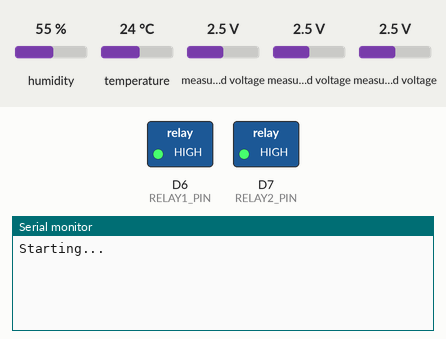
This sketch was run on a simulated ESP8266 (NodeMCU). On the bench: switched loads named in the sketch (green lamp = pin HIGH), the last lines printed to the serial monitor. The inputs (shaded band) are chosen by the test bench; at power-on: measured voltage 2.5 V, humidity 55 %, temperature 24 °C. WiFi joins after 1.5 s; servers stay silent unless stated.

Above: at 3.1 s.
3.2 s: measured voltage (sensor 200) set to 0.1 V
At 5.8 s:
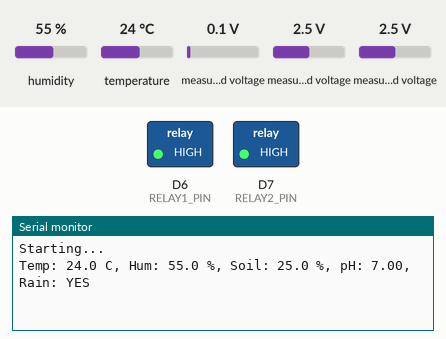
11.5 s: measured voltage (sensor 200) set to 2.5 V
At 15.8 s:
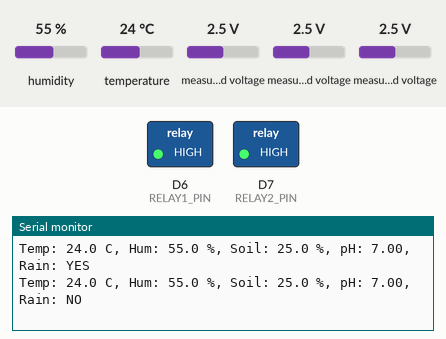

The sketch:

Code.ino
```cpp
// ====== Blynk Template and Auth ======
#define BLYNK_TEMPLATE_ID "TMPL6fAoJTrst"
#define BLYNK_TEMPLATE_NAME "Irrigation system "
#define BLYNK_AUTH_TOKEN "F1iq8OJtpfT5DVQkhyqDYXatWuIv5Vt9"


#include <Wire.h>
#include <Adafruit_ADS1X15.h>
#include <DHT.h>
#include <ESP8266WiFi.h>
#include <BlynkSimpleEsp8266.h>


// ====== WiFi Credentials ======
const char WIFI_SSID[] = "Readmi Node 9";
const char WIFI_PASS[] = "muyde2001";

// ====== Pins ======
#define DHTPIN D4          // DHT11 Data pin
#define DHTTYPE DHT11

#define RELAY1_PIN D6      // Relay controlling Motor1 (soil moisture)
#define RELAY2_PIN D7      // Relay controlling Motor2 (pH sensor)

// ADS1115 Channels
#define ADS_RAIN 0
#define ADS_SOIL 1
#define ADS_PH   2

// Blynk virtual pins as requested
#define VP_TEMP   V3
#define VP_HUM    V4
#define VP_SOIL   V1
#define VP_PH     V2
#define VP_RAIN   V5

#define VPIN_MOTOR1 V6
#define VPIN_MOTOR2 V7

// Thresholds
const float SOIL_LOW_THRESHOLD = 30.0;  // Soil moisture < 30%
const float SOIL_HIGH_THRESHOLD = 80.0; // Soil moisture > 80%
const float PH_LOW_THRESHOLD = 5.5;     // pH < 5.5
const float PH_HIGH_THRESHOLD = 8.5;    // pH > 8.5

// Rain detection ADC threshold (adjust based on your sensor)
const int RAIN_THRESHOLD = 10000;

Adafruit_ADS1115 ads;
DHT dht(DHTPIN, DHTTYPE);

// Flags to avoid repeated notifications
bool lowMoistureNotified = false;
bool highMoistureNotified = false;
bool lowPhNotified = false;
bool highPhNotified = false;
bool rainNotified = false;

// Store relay states for Blynk control
bool motor1State = false;
bool motor2State = false;

// ----------- Blynk handlers for motor controls ------------
BLYNK_WRITE(VPIN_MOTOR1) {
  motor1State = param.asInt();
  digitalWrite(RELAY1_PIN, motor1State ? LOW : HIGH); // Active LOW relay
}

BLYNK_WRITE(VPIN_MOTOR2) {
  motor2State = param.asInt();
  digitalWrite(RELAY2_PIN, motor2State ? LOW : HIGH); // Active LOW relay
}

// ----------- Helper functions -----------

float rawToVoltage(int16_t raw) {
  // ADS1115 gain ±4.096V => LSB = 0.125mV
  return raw * 0.000125;
}

float mapSoilVoltageToPercent(float voltage) {
  // Adjust these calibration values for your soil sensor
  const float soilDryVoltage = 3.0;
  const float soilWetVoltage = 1.0;

  if (soilDryVoltage == soilWetVoltage) return 0;
  float percentage = (soilDryVoltage - voltage) / (soilDryVoltage - soilWetVoltage) * 100.0;
  if (percentage < 0) percentage = 0;
  if (percentage > 100) percentage = 100;
  return percentage;
}


float voltageToPH(float voltage) {
  // Adjust these calibration voltages for your pH sensor
  const float ph4Voltage = 2.5;
  const float ph7Voltage = 2.0;

  if (fabs(ph7Voltage - ph4Voltage) < 1e-6) return 7.0;
  float slope = (7.0 - 4.0) / (ph7Voltage - ph4Voltage);
  float intercept = 4.0 - slope * ph4Voltage;
  float ph = slope * voltage + intercept;
  if (ph < 0) ph = 0;
  if (ph > 14) ph = 14;
  return ph+3;
}

// ----------- Setup -----------

void setup() {
  Serial.begin(115200);
  delay(100);
  Serial.println("Starting...");

  pinMode(RELAY1_PIN, OUTPUT);
  pinMode(RELAY2_PIN, OUTPUT);
  digitalWrite(RELAY1_PIN, HIGH); // Relays OFF (active LOW)
  digitalWrite(RELAY2_PIN, HIGH);

  Wire.begin(D2, D1); // SDA, SCL for NodeMCU
  if (!ads.begin()) {
    Serial.println("Failed to initialize ADS1115");
    while (1) delay(1000);
  }
  ads.setGain(GAIN_ONE); // ±4.096V

  dht.begin();

  Blynk.begin(BLYNK_AUTH_TOKEN, WIFI_SSID, WIFI_PASS);
}

// ----------- Main loop -----------

unsigned long lastSendTime = 0;
const unsigned long SEND_INTERVAL = 5000; // ms

void loop() {
  Blynk.run();

  unsigned long now = millis();
  if (now - lastSendTime >= SEND_INTERVAL) {
    lastSendTime = now;
    readSensorsAndUpdate();
  }
}

// ----------- Sensor read & Blynk update -----------

void readSensorsAndUpdate() {
  // Read ADS1115 channels
  int16_t rainRaw = ads.readADC_SingleEnded(ADS_RAIN);
  int16_t soilRaw = ads.readADC_SingleEnded(ADS_SOIL);
  int16_t phRaw   = ads.readADC_SingleEnded(ADS_PH);

  float rainVoltage = rawToVoltage(rainRaw);
  float soilVoltage = rawToVoltage(soilRaw);
  float phVoltage   = rawToVoltage(phRaw);

  float soilPercent = mapSoilVoltageToPercent(soilVoltage);
  float phValue = voltageToPH(phVoltage);

  bool rainDetected = rainRaw < RAIN_THRESHOLD;

  float temperature = dht.readTemperature();
  float humidity = dht.readHumidity();

  // Serial debug
  Serial.printf("Temp: %.1f C, Hum: %.1f %%, Soil: %.1f %%, pH: %.2f, Rain: %s\n",
                temperature, humidity, soilPercent, phValue, rainDetected ? "YES" : "NO");

  // Send sensor data to Blynk
  if (!isnan(temperature)) Blynk.virtualWrite(VP_TEMP, temperature);
  if (!isnan(humidity)) Blynk.virtualWrite(VP_HUM, humidity);
  Blynk.virtualWrite(VP_SOIL, soilPercent);
  Blynk.virtualWrite(VP_PH, phValue);
  Blynk.virtualWrite(VP_RAIN, rainDetected ? 1 : 0);

  // Notifications & flags
  if (soilPercent < SOIL_LOW_THRESHOLD && !lowMoistureNotified) {
    Blynk.logEvent("low_moisture", "Soil moisture is low (<30%)");
    lowMoistureNotified = true;
    highMoistureNotified = false;
  }
  else if (soilPercent > SOIL_HIGH_THRESHOLD && !highMoistureNotified) {
    Blynk.logEvent("high_moisture", "Soil moisture is high (>80%)");
    highMoistureNotified = true;
    lowMoistureNotified = false;
  }
  else if (soilPercent >= SOIL_LOW_THRESHOLD && soilPercent <= SOIL_HIGH_THRESHOLD) {
    lowMoistureNotified = false;
    highMoistureNotified = false;
  }

  if (phValue < PH_LOW_THRESHOLD && !lowPhNotified) {
    Blynk.logEvent("low_ph", "pH is low (<5.5)");
    lowPhNotified = true;
    highPhNotified = false;
  }
  else if (phValue > PH_HIGH_THRESHOLD && !highPhNotified) {
    Blynk.logEvent("high_ph", "pH is high (>8.5)");
    highPhNotified = true;
    lowPhNotified = false;
  }
  else if (phValue >= PH_LOW_THRESHOLD && phValue <= PH_HIGH_THRESHOLD) {
    lowPhNotified = false;
    highPhNotified = false;
  }

  if (rainDetected && !rainNotified) {
    Blynk.logEvent("rain_detected", "Rain detected! You may turn off motors.");
    rainNotified = true;
  }
  else if (!rainDetected) {
    rainNotified = false;
  }
}
```

Measured:
- after the input at 3.2 s, the serial monitor: prints a new line after 1.8 s (image 1)
- after the input at 11.5 s, the serial monitor: prints a new line after 3.5 s (image 2)
